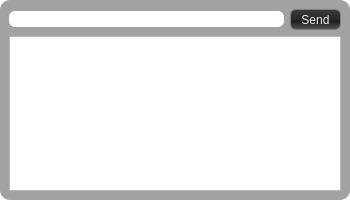
<?xml version="1.0" encoding="UTF-8"?>
<ui version="4.0">
 <class>PrivateChatWidget</class>
 <widget class="QWidget" name="PrivateChatWidget">
  <property name="geometry">
   <rect>
    <x>0</x>
    <y>0</y>
    <width>350</width>
    <height>200</height>
   </rect>
  </property>
  <property name="minimumSize">
   <size>
    <width>0</width>
    <height>0</height>
   </size>
  </property>
  <property name="maximumSize">
   <size>
    <width>350</width>
    <height>200</height>
   </size>
  </property>
  <property name="windowTitle">
   <string>PrivateChat</string>
  </property>
  <property name="styleSheet">
   <string notr="true">QWidget#PrivateChatWidget { background-color: transparent; } 
QFrame#PrivateChatFrame { background-color: rgba(136, 136, 136, 200); border-radius: 10px;}
QLineEdit#lineEdit { border-radius: 6px; padding-left: 5px; }
QPushButton#buttonSend { background-color: qlineargradient(spread:pad, x1:0, y1:0, x2:0, y2:1, stop:0 rgba(61, 61, 61, 255), stop:0.602273 rgba(34, 34, 34, 255), stop:1 rgba(82, 82, 82, 255));border: 1px solid rgb(125, 125, 125);color: rgb(239, 239, 239);border-radius:6px;padding-left: 5px;padding-right: 5px;padding-top: 3px;padding-bottom: 3px; }
QPushButton#buttonSend::hover { background-color: qlineargradient(spread:pad, x1:0, y1:0.205, x2:0, y2:0.739, stop:0 rgba(61, 61, 61, 255), stop:0.602273 rgba(34, 34, 34, 255), stop:1 rgba(82, 82, 82, 255)); }
QPushButton#buttonSend::pressed { color: rgb(255, 255, 255); }</string>
  </property>
  <layout class="QVBoxLayout" name="verticalLayout_2">
   <property name="spacing">
    <number>0</number>
   </property>
   <property name="margin">
    <number>0</number>
   </property>
   <item>
    <widget class="QFrame" name="PrivateChatFrame">
     <property name="frameShape">
      <enum>QFrame::StyledPanel</enum>
     </property>
     <property name="frameShadow">
      <enum>QFrame::Raised</enum>
     </property>
     <layout class="QVBoxLayout" name="verticalLayout_3">
      <item>
       <layout class="QVBoxLayout" name="verticalLayout">
        <item>
         <layout class="QHBoxLayout" name="horizontalLayout">
          <item>
           <widget class="QLineEdit" name="lineEdit"/>
          </item>
          <item>
           <widget class="QPushButton" name="buttonSend">
            <property name="minimumSize">
             <size>
              <width>51</width>
              <height>21</height>
             </size>
            </property>
            <property name="text">
             <string>Send</string>
            </property>
           </widget>
          </item>
         </layout>
        </item>
        <item>
         <widget class="QTextBrowser" name="privateChatLog">
          <property name="minimumSize">
           <size>
            <width>0</width>
            <height>0</height>
           </size>
          </property>
         </widget>
        </item>
       </layout>
      </item>
     </layout>
    </widget>
   </item>
  </layout>
 </widget>
 <resources/>
 <connections/>
</ui>
